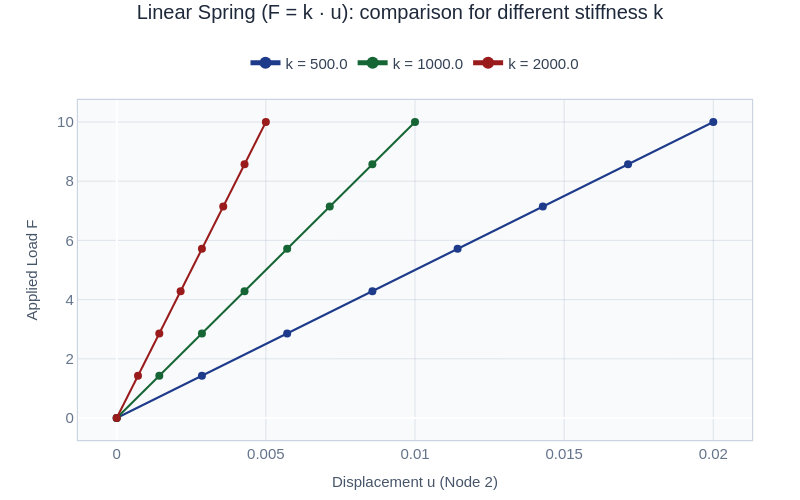
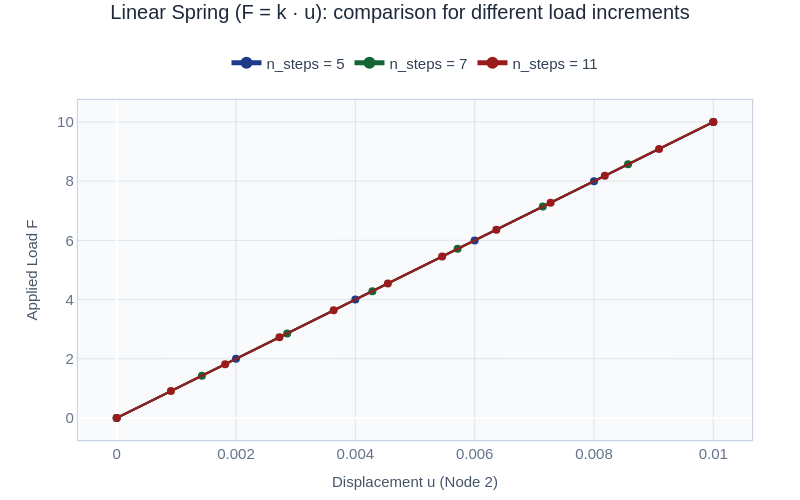
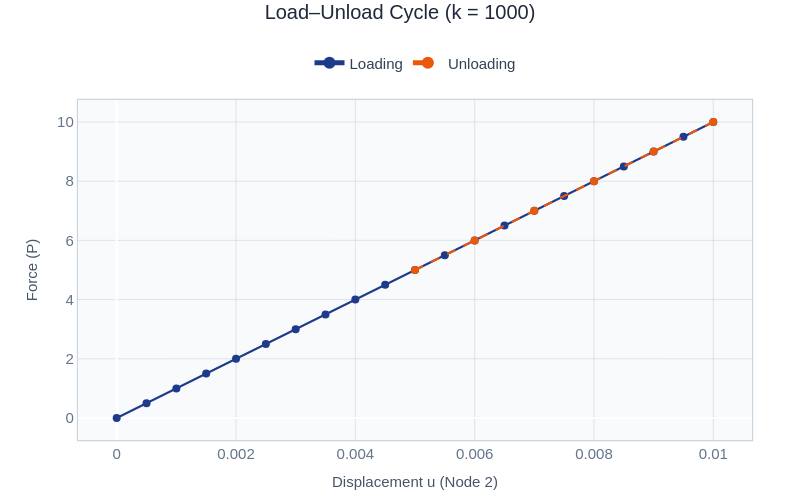

Source (notebook cell) for these figures, in order:
### Code cell
import plotly.graph_objects as go

def run_spring_curve(k, P, n_steps):
    """Run load-controlled static analysis for 1D linear spring; return (U, F) arrays."""
    m = xara.Model(ndm=1, ndf=1)
    m.node(1, 0.0)
    m.node(2, 0.0)
    m.fix(1, 1)
    m.uniaxialMaterial("Elastic", 1, k)
    m.element("zeroLength", 1, 1, 2, "-mat", 1, "-dir", 1)
    m.pattern("Plain", 1, "Linear")
    m.load(2, P, pattern=1)
    m.system("BandGeneral")
    m.numberer("Plain")
    m.constraints("Plain")
    m.algorithm("Linear")
    m.analysis("Static")
    m.integrator("LoadControl", 1.0 / n_steps)
    U, F = [], []
    for _ in range(n_steps):
        ok = m.analyze(1)
        if ok != 0:
            raise RuntimeError("Analysis failed to converge")
        U.append(m.nodeDisp(2, 1))
        F.append(m.getTime() * P)
    return np.array(U), np.array(F)

# Plot style (match previous Plotly plots)
FONT_FAMILY = "Arial"
FONT_TITLE, FONT_AXIS, FONT_TICK = 20, 15, 15
FIG_W, FIG_H = 800, 500

# --- Comparison: different stiffness k (fixed P, n_steps) ---
P_ref = 10.0
n_steps_ref = 7
k_values = [500.0, 1000.0, 2000.0]
colors_k = ["#1e3a8a", "#166534", "#991b1b"]

fig_k = go.Figure()
for k, color in zip(k_values, colors_k):
    U, F = run_spring_curve(k, P_ref, n_steps_ref)
    U = np.concatenate([[0.0], U]); F = np.concatenate([[0.0], F])
    fig_k.add_trace(go.Scatter(
        x=U, y=F, mode="lines+markers", name=f"k = {k}",
        line=dict(color=color, width=2), marker=dict(size=8, color=color),
        hovertemplate="u = %{x:.4f}<br>F = %{y:.4f}<extra></extra>",
    ))
fig_k.update_layout(
    title=dict(text="Linear Spring (F = k · u): comparison for different stiffness k", font=dict(size=FONT_TITLE, color="#1e293b", family=FONT_FAMILY), x=0.5, xanchor="center", y=0.99, yanchor="top"),
    xaxis=dict(title=dict(text="Displacement u (Node 2)", font=dict(size=FONT_AXIS, color="#475569", family=FONT_FAMILY)), tickfont=dict(size=FONT_TICK, color="#64748b", family=FONT_FAMILY), showgrid=True, gridcolor="rgba(148,163,184,0.25)", zeroline=True, showline=True, linecolor="#cbd5e1", linewidth=1.2, mirror=True),
    yaxis=dict(title=dict(text="Applied Load F", font=dict(size=FONT_AXIS, color="#475569", family=FONT_FAMILY)), tickfont=dict(size=FONT_TICK, color="#64748b", family=FONT_FAMILY), showgrid=True, gridcolor="rgba(148,163,184,0.25)", zeroline=True, showline=True, linecolor="#cbd5e1", linewidth=1.2, mirror=True),
    legend=dict(orientation="h", y=1.06, x=0.5, xanchor="center", yanchor="bottom", bgcolor="rgba(255,255,255,0)", bordercolor="rgba(255,255,255,0)", font=dict(size=FONT_TICK, color="#334155", family=FONT_FAMILY), itemsizing="constant", itemwidth=30),
    plot_bgcolor="#f8fafc", paper_bgcolor="white", margin=dict(t=100, b=60, l=78, r=48), width=FIG_W, height=FIG_H,
    font=dict(family=FONT_FAMILY, size=FONT_TICK, color="#334155"), hoverlabel=dict(bgcolor="white", font_size=14, font_family=FONT_FAMILY),
)
fig_k.show(config=dict(displayModeBar=False))
fig_k.write_html(
    "fig_k.html",
    include_plotlyjs="cdn",   # small file; requires internet to view
    full_html=True
)
# --- Comparison: different load increments n_steps (fixed k, P) ---
k_ref = 1000.0
n_steps_list = [5, 7, 11]
colors_n = ["#1e3a8a", "#166534", "#991b1b"]

fig_steps = go.Figure()
for n_steps, color in zip(n_steps_list, colors_n):
    U, F = run_spring_curve(k_ref, P_ref, n_steps)
    U = np.concatenate([[0.0], U]); F = np.concatenate([[0.0], F])
    fig_steps.add_trace(go.Scatter(
        x=U, y=F, mode="lines+markers", name=f"n_steps = {n_steps}",
        line=dict(color=color, width=2), marker=dict(size=8, color=color),
        hovertemplate="u = %{x:.4f}<br>F = %{y:.4f}<extra></extra>",
    ))
fig_steps.update_layout(
    title=dict(text="Linear Spring (F = k · u): comparison for different load increments", font=dict(size=FONT_TITLE, color="#1e293b", family=FONT_FAMILY), x=0.5, xanchor="center", y=0.99, yanchor="top"),
    xaxis=dict(title=dict(text="Displacement u (Node 2)", font=dict(size=FONT_AXIS, color="#475569", family=FONT_FAMILY)), tickfont=dict(size=FONT_TICK, color="#64748b", family=FONT_FAMILY), showgrid=True, gridcolor="rgba(148,163,184,0.25)", zeroline=True, showline=True, linecolor="#cbd5e1", linewidth=1.2, mirror=True),
    yaxis=dict(title=dict(text="Applied Load F", font=dict(size=FONT_AXIS, color="#475569", family=FONT_FAMILY)), tickfont=dict(size=FONT_TICK, color="#64748b", family=FONT_FAMILY), showgrid=True, gridcolor="rgba(148,163,184,0.25)", zeroline=True, showline=True, linecolor="#cbd5e1", linewidth=1.2, mirror=True),
    legend=dict(orientation="h", y=1.06, x=0.5, xanchor="center", yanchor="bottom", bgcolor="rgba(255,255,255,0)", bordercolor="rgba(255,255,255,0)", font=dict(size=FONT_TICK, color="#334155", family=FONT_FAMILY), itemsizing="constant", itemwidth=30),
    plot_bgcolor="#f8fafc", paper_bgcolor="white", margin=dict(t=100, b=60, l=78, r=48), width=FIG_W, height=FIG_H,
    font=dict(family=FONT_FAMILY, size=FONT_TICK, color="#334155"), hoverlabel=dict(bgcolor="white", font_size=14, font_family=FONT_FAMILY),
)
fig_steps.show(config=dict(displayModeBar=False))

fig_steps.write_html(
    "fig_steps.html",
    include_plotlyjs="cdn",   # small file; requires internet to view
    full_html=True
)

# --- Load–Unload cycle (second loading branch): Plotly ---
k = 1000
P = 10.0
m = xara.Model(ndm=1, ndf=1)
m.node(1, 0.0)
m.node(2, 0.0)
m.fix(1, 1)
m.uniaxialMaterial("Elastic", 1, k)
m.element("zeroLength", 1, 1, 2, "-mat", 1, "-dir", 1)
m.pattern("Plain", 1, "Linear")
m.load(2, P, pattern=1)
m.system("BandGeneral")
m.numberer("Plain")
m.constraints("Plain")
m.algorithm("Linear")
m.analysis("Static")

# Phase 1: Loading up
n_steps_load = 20
dLambda_load = 1.0 / n_steps_load
m.integrator("LoadControl", dLambda_load)
U_load, F_load = [0.0], [0.0]
for i in range(n_steps_load):
    ok = m.analyze(1)
    if ok != 0:
        raise RuntimeError(f"Loading failed at step {i+1}")
    U_load.append(m.nodeDisp(2, 1))
    F_load.append(m.getTime() * P)

# Phase 2: Unloading to P/2
P_min = P / 2
n_steps_unload = 5
current_lf = m.getTime()
target_lf = P_min / P
dLambda_unload = (target_lf - current_lf) / n_steps_unload
m.integrator("LoadControl", dLambda_unload)
U_unload, F_unload = [U_load[-1]], [F_load[-1]]
for i in range(n_steps_unload):
    ok = m.analyze(1)
    if ok != 0:
        raise RuntimeError(f"Unloading failed at step {i+1}")
    U_unload.append(m.nodeDisp(2, 1))
    F_unload.append(m.getTime() * P)

U_load = np.array(U_load)
F_load = np.array(F_load)
U_unload = np.array(U_unload)
F_unload = np.array(F_unload)

fig_load_unload = go.Figure()
fig_load_unload.add_trace(go.ScatWter(
    x=U_load, y=F_load, mode="lines+markers", name="Loading",
    line=dict(color="#1e3a8a", width=2),
    marker=dict(size=8, color="#1e3a8a"),
    hovertemplate="u = %{x:.4f}<br>F = %{y:.4f}<extra></extra>",
))
fig_load_unload.add_trace(go.Scatter(
    x=U_unload, y=F_unload, mode="lines+markers", name="Unloading",
    line=dict(color="#ea580c", width=2, dash="dash"),
    marker=dict(size=8, color="#ea580c"),
    hovertemplate="u = %{x:.4f}<br>F = %{y:.4f}<extra></extra>",
))
fig_load_unload.update_layout(
    title=dict(text=f"Load–Unload Cycle (k = {k})", font=dict(size=FONT_TITLE, color="#1e293b", family=FONT_FAMILY), x=0.5, xanchor="center", y=0.99, yanchor="top"),
    xaxis=dict(title=dict(text="Displacement u (Node 2)", font=dict(size=FONT_AXIS, color="#475569", family=FONT_FAMILY)), tickfont=dict(size=FONT_TICK, color="#64748b", family=FONT_FAMILY), showgrid=True, gridcolor="rgba(148,163,184,0.25)", zeroline=True, showline=True, linecolor="#cbd5e1", linewidth=1.2, mirror=True),
    yaxis=dict(title=dict(text="Force (P)", font=dict(size=FONT_AXIS, color="#475569", family=FONT_FAMILY)), tickfont=dict(size=FONT_TICK, color="#64748b", family=FONT_FAMILY), showgrid=True, gridcolor="rgba(148,163,184,0.25)", zeroline=True, showline=True, linecolor="#cbd5e1", linewidth=1.2, mirror=True),
    legend=dict(orientation="h", y=1.06, x=0.5, xanchor="center", yanchor="bottom", bgcolor="rgba(255,255,255,0)", bordercolor="rgba(255,255,255,0)", font=dict(size=FONT_TICK, color="#334155", family=FONT_FAMILY), itemsizing="constant", itemwidth=30),
    plot_bgcolor="#f8fafc", paper_bgcolor="white", margin=dict(t=100, b=60, l=78, r=48), width=FIG_W, height=FIG_H,
    font=dict(family=FONT_FAMILY, size=FONT_TICK, color="#334155"), hoverlabel=dict(bgcolor="white", font_size=14, font_family=FONT_FAMILY),
)
fig_load_unload.show(config=dict(displayModeBar=False))
fig_load_unload.write_html("fig_load_unload.html", include_plotlyjs="cdn", full_html=True)

### Figure 1 — Plotly figure (JSON) as saved in the notebook; plotly's stock layout.template omitted (floating-point values rounded to 4 significant figures)
{"data": [{"hovertemplate": "u = %{x:.4f}<br>F = %{y:.4f}<extra></extra>", "line": {"color": "#1e3a8a", "width": 2}, "marker": {"color": "#1e3a8a", "size": 8}, "mode": "lines+markers", "name": "k = 500.0", "type": "scatter", "x": [0.0, 0.002857, 0.005714, 0.008571, 0.01143, 0.01429, 0.01714, 0.02], "y": [0.0, 1.429, 2.857, 4.286, 5.714, 7.143, 8.571, 10.0]}, {"hovertemplate": "u = %{x:.4f}<br>F = %{y:.4f}<extra></extra>", "line": {"color": "#166534", "width": 2}, "marker": {"color": "#166534", "size": 8}, "mode": "lines+markers", "name": "k = 1000.0", "type": "scatter", "x": [0.0, 0.001429, 0.002857, 0.004286, 0.005714, 0.007143, 0.008571, 0.01], "y": [0.0, 1.429, 2.857, 4.286, 5.714, 7.143, 8.571, 10.0]}, {"hovertemplate": "u = %{x:.4f}<br>F = %{y:.4f}<extra></extra>", "line": {"color": "#991b1b", "width": 2}, "marker": {"color": "#991b1b", "size": 8}, "mode": "lines+markers", "name": "k = 2000.0", "type": "scatter", "x": [0.0, 0.0007143, 0.001429, 0.002143, 0.002857, 0.003571, 0.004286, 0.005], "y": [0.0, 1.429, 2.857, 4.286, 5.714, 7.143, 8.571, 10.0]}], "layout": {"font": {"color": "#334155", "family": "Arial", "size": 15}, "height": 500, "hoverlabel": {"bgcolor": "white", "font": {"family": "Arial", "size": 14}}, "legend": {"bgcolor": "rgba(255,255,255,0)", "bordercolor": "rgba(255,255,255,0)", "font": {"color": "#334155", "family": "Arial", "size": 15}, "itemsizing": "constant", "itemwidth": 30, "orientation": "h", "x": 0.5, "xanchor": "center", "y": 1.06, "yanchor": "bottom"}, "margin": {"b": 60, "l": 78, "r": 48, "t": 100}, "paper_bgcolor": "white", "plot_bgcolor": "#f8fafc", "title": {"font": {"color": "#1e293b", "family": "Arial", "size": 20}, "text": "Linear Spring (F = k · u): comparison for different stiffness k", "x": 0.5, "xanchor": "center", "y": 0.99, "yanchor": "top"}, "width": 800, "xaxis": {"gridcolor": "rgba(148,163,184,0.25)", "linecolor": "#cbd5e1", "linewidth": 1.2, "mirror": true, "showgrid": true, "showline": true, "tickfont": {"color": "#64748b", "family": "Arial", "size": 15}, "title": {"font": {"color": "#475569", "family": "Arial", "size": 15}, "text": "Displacement u (Node 2)"}, "zeroline": true}, "yaxis": {"gridcolor": "rgba(148,163,184,0.25)", "linecolor": "#cbd5e1", "linewidth": 1.2, "mirror": true, "showgrid": true, "showline": true, "tickfont": {"color": "#64748b", "family": "Arial", "size": 15}, "title": {"font": {"color": "#475569", "family": "Arial", "size": 15}, "text": "Applied Load F"}, "zeroline": true}}}

### Figure 2 — Plotly figure (JSON) as saved in the notebook; plotly's stock layout.template omitted (floating-point values rounded to 4 significant figures)
{"data": [{"hovertemplate": "u = %{x:.4f}<br>F = %{y:.4f}<extra></extra>", "line": {"color": "#1e3a8a", "width": 2}, "marker": {"color": "#1e3a8a", "size": 8}, "mode": "lines+markers", "name": "n_steps = 5", "type": "scatter", "x": [0.0, 0.002, 0.004, 0.006, 0.008, 0.01], "y": [0.0, 2.0, 4.0, 6.0, 8.0, 10.0]}, {"hovertemplate": "u = %{x:.4f}<br>F = %{y:.4f}<extra></extra>", "line": {"color": "#166534", "width": 2}, "marker": {"color": "#166534", "size": 8}, "mode": "lines+markers", "name": "n_steps = 7", "type": "scatter", "x": [0.0, 0.001429, 0.002857, 0.004286, 0.005714, 0.007143, 0.008571, 0.01], "y": [0.0, 1.429, 2.857, 4.286, 5.714, 7.143, 8.571, 10.0]}, {"hovertemplate": "u = %{x:.4f}<br>F = %{y:.4f}<extra></extra>", "line": {"color": "#991b1b", "width": 2}, "marker": {"color": "#991b1b", "size": 8}, "mode": "lines+markers", "name": "n_steps = 11", "type": "scatter", "x": [0.0, 0.0009091, 0.001818, 0.002727, 0.003636, 0.004545, 0.005455, 0.006364, 0.007273, 0.008182, 0.009091, 0.01], "y": [0.0, 0.9091, 1.818, 2.727, 3.636, 4.545, 5.455, 6.364, 7.273, 8.182, 9.091, 10.0]}], "layout": {"font": {"color": "#334155", "family": "Arial", "size": 15}, "height": 500, "hoverlabel": {"bgcolor": "white", "font": {"family": "Arial", "size": 14}}, "legend": {"bgcolor": "rgba(255,255,255,0)", "bordercolor": "rgba(255,255,255,0)", "font": {"color": "#334155", "family": "Arial", "size": 15}, "itemsizing": "constant", "itemwidth": 30, "orientation": "h", "x": 0.5, "xanchor": "center", "y": 1.06, "yanchor": "bottom"}, "margin": {"b": 60, "l": 78, "r": 48, "t": 100}, "paper_bgcolor": "white", "plot_bgcolor": "#f8fafc", "title": {"font": {"color": "#1e293b", "family": "Arial", "size": 20}, "text": "Linear Spring (F = k · u): comparison for different load increments", "x": 0.5, "xanchor": "center", "y": 0.99, "yanchor": "top"}, "width": 800, "xaxis": {"gridcolor": "rgba(148,163,184,0.25)", "linecolor": "#cbd5e1", "linewidth": 1.2, "mirror": true, "showgrid": true, "showline": true, "tickfont": {"color": "#64748b", "family": "Arial", "size": 15}, "title": {"font": {"color": "#475569", "family": "Arial", "size": 15}, "text": "Displacement u (Node 2)"}, "zeroline": true}, "yaxis": {"gridcolor": "rgba(148,163,184,0.25)", "linecolor": "#cbd5e1", "linewidth": 1.2, "mirror": true, "showgrid": true, "showline": true, "tickfont": {"color": "#64748b", "family": "Arial", "size": 15}, "title": {"font": {"color": "#475569", "family": "Arial", "size": 15}, "text": "Applied Load F"}, "zeroline": true}}}

### Figure 3 — Plotly figure (JSON) as saved in the notebook; plotly's stock layout.template omitted (floating-point values rounded to 4 significant figures)
{"data": [{"hovertemplate": "u = %{x:.4f}<br>F = %{y:.4f}<extra></extra>", "line": {"color": "#1e3a8a", "width": 2}, "marker": {"color": "#1e3a8a", "size": 8}, "mode": "lines+markers", "name": "Loading", "type": "scatter", "x": [0.0, 0.0005, 0.001, 0.0015, 0.002, 0.0025, 0.003, 0.0035, 0.004, 0.0045, 0.005, 0.0055, 0.006, 0.0065, 0.007, 0.0075, 0.008, 0.0085, 0.009, 0.0095, 0.01], "y": [0.0, 0.5, 1.0, 1.5, 2.0, 2.5, 3.0, 3.5, 4.0, 4.5, 5.0, 5.5, 6.0, 6.5, 7.0, 7.5, 8.0, 8.5, 9.0, 9.5, 10.0]}, {"hovertemplate": "u = %{x:.4f}<br>F = %{y:.4f}<extra></extra>", "line": {"color": "#ea580c", "dash": "dash", "width": 2}, "marker": {"color": "#ea580c", "size": 8}, "mode": "lines+markers", "name": "Unloading", "type": "scatter", "x": [0.01, 0.009, 0.008, 0.007, 0.006, 0.005], "y": [10.0, 9.0, 8.0, 7.0, 6.0, 5.0]}], "layout": {"font": {"color": "#334155", "family": "Arial", "size": 15}, "height": 500, "hoverlabel": {"bgcolor": "white", "font": {"family": "Arial", "size": 14}}, "legend": {"bgcolor": "rgba(255,255,255,0)", "bordercolor": "rgba(255,255,255,0)", "font": {"color": "#334155", "family": "Arial", "size": 15}, "itemsizing": "constant", "itemwidth": 30, "orientation": "h", "x": 0.5, "xanchor": "center", "y": 1.06, "yanchor": "bottom"}, "margin": {"b": 60, "l": 78, "r": 48, "t": 100}, "paper_bgcolor": "white", "plot_bgcolor": "#f8fafc", "title": {"font": {"color": "#1e293b", "family": "Arial", "size": 20}, "text": "Load–Unload Cycle (k = 1000)", "x": 0.5, "xanchor": "center", "y": 0.99, "yanchor": "top"}, "width": 800, "xaxis": {"gridcolor": "rgba(148,163,184,0.25)", "linecolor": "#cbd5e1", "linewidth": 1.2, "mirror": true, "showgrid": true, "showline": true, "tickfont": {"color": "#64748b", "family": "Arial", "size": 15}, "title": {"font": {"color": "#475569", "family": "Arial", "size": 15}, "text": "Displacement u (Node 2)"}, "zeroline": true}, "yaxis": {"gridcolor": "rgba(148,163,184,0.25)", "linecolor": "#cbd5e1", "linewidth": 1.2, "mirror": true, "showgrid": true, "showline": true, "tickfont": {"color": "#64748b", "family": "Arial", "size": 15}, "title": {"font": {"color": "#475569", "family": "Arial", "size": 15}, "text": "Force (P)"}, "zeroline": true}}}
